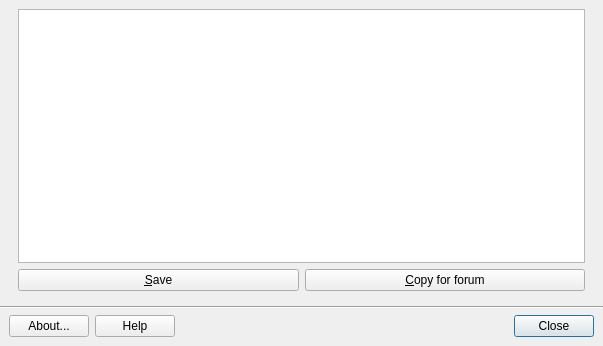
<?xml version="1.0" encoding="UTF-8"?>
<ui version="4.0">
 <class>MainWindow</class>
 <widget class="QDialog" name="MainWindow">
  <property name="geometry">
   <rect>
    <x>0</x>
    <y>0</y>
    <width>603</width>
    <height>346</height>
   </rect>
  </property>
  <property name="sizePolicy">
   <sizepolicy hsizetype="MinimumExpanding" vsizetype="MinimumExpanding">
    <horstretch>0</horstretch>
    <verstretch>0</verstretch>
   </sizepolicy>
  </property>
  <property name="minimumSize">
   <size>
    <width>0</width>
    <height>0</height>
   </size>
  </property>
  <property name="baseSize">
   <size>
    <width>800</width>
    <height>500</height>
   </size>
  </property>
  <property name="windowTitle">
   <string>MX Welcome</string>
  </property>
  <property name="windowIcon">
   <iconset theme="mx-qsi">
    <normaloff>.</normaloff>.</iconset>
  </property>
  <property name="sizeGripEnabled">
   <bool>false</bool>
  </property>
  <property name="modal">
   <bool>false</bool>
  </property>
  <layout class="QGridLayout" name="gridLayout_4">
   <property name="leftMargin">
    <number>0</number>
   </property>
   <property name="topMargin">
    <number>0</number>
   </property>
   <property name="rightMargin">
    <number>0</number>
   </property>
   <property name="bottomMargin">
    <number>0</number>
   </property>
   <item row="0" column="0" colspan="2">
    <layout class="QGridLayout" name="gridLayout_2">
     <property name="leftMargin">
      <number>9</number>
     </property>
     <property name="rightMargin">
      <number>9</number>
     </property>
     <item row="0" column="0" colspan="2">
      <widget class="QWidget" name="widget" native="true">
       <property name="sizePolicy">
        <sizepolicy hsizetype="Preferred" vsizetype="Preferred">
         <horstretch>0</horstretch>
         <verstretch>0</verstretch>
        </sizepolicy>
       </property>
       <property name="minimumSize">
        <size>
         <width>0</width>
         <height>0</height>
        </size>
       </property>
       <property name="baseSize">
        <size>
         <width>800</width>
         <height>500</height>
        </size>
       </property>
       <property name="styleSheet">
        <string notr="true">QTabBar::tab { height: 30px; width: 326px; } </string>
       </property>
       <layout class="QGridLayout" name="gridLayout_3">
        <item row="0" column="0">
         <layout class="QGridLayout" name="gridLayout">
          <item row="1" column="1">
           <widget class="QPushButton" name="ButtonCopy">
            <property name="text">
             <string>&amp;Copy for forum</string>
            </property>
            <property name="icon">
             <iconset theme="edit-copy">
              <normaloff>.</normaloff>.</iconset>
            </property>
            <property name="shortcut">
             <string>C</string>
            </property>
            <property name="default">
             <bool>true</bool>
            </property>
           </widget>
          </item>
          <item row="1" column="0">
           <widget class="QPushButton" name="pushSave">
            <property name="text">
             <string>&amp;Save</string>
            </property>
            <property name="icon">
             <iconset theme="document-save">
              <normaloff>.</normaloff>.</iconset>
            </property>
           </widget>
          </item>
          <item row="0" column="0" colspan="2">
           <widget class="QPlainTextEdit" name="textSysInfo">
            <property name="sizePolicy">
             <sizepolicy hsizetype="Preferred" vsizetype="MinimumExpanding">
              <horstretch>0</horstretch>
              <verstretch>0</verstretch>
             </sizepolicy>
            </property>
            <property name="minimumSize">
             <size>
              <width>0</width>
              <height>0</height>
             </size>
            </property>
            <property name="maximumSize">
             <size>
              <width>16777215</width>
              <height>16777215</height>
             </size>
            </property>
            <property name="baseSize">
             <size>
              <width>800</width>
              <height>500</height>
             </size>
            </property>
            <property name="font">
             <font>
              <family>Monospace</family>
             </font>
            </property>
            <property name="contextMenuPolicy">
             <enum>Qt::DefaultContextMenu</enum>
            </property>
           </widget>
          </item>
         </layout>
        </item>
       </layout>
      </widget>
     </item>
    </layout>
   </item>
   <item row="4" column="0" colspan="2">
    <layout class="QGridLayout" name="buttonBar">
     <property name="leftMargin">
      <number>9</number>
     </property>
     <property name="rightMargin">
      <number>9</number>
     </property>
     <property name="bottomMargin">
      <number>9</number>
     </property>
     <item row="0" column="2">
      <spacer name="horizontalSpacer1">
       <property name="orientation">
        <enum>Qt::Horizontal</enum>
       </property>
       <property name="sizeType">
        <enum>QSizePolicy::Expanding</enum>
       </property>
       <property name="sizeHint" stdset="0">
        <size>
         <width>183</width>
         <height>20</height>
        </size>
       </property>
      </spacer>
     </item>
     <item row="0" column="6">
      <spacer name="horizontalSpacer2">
       <property name="orientation">
        <enum>Qt::Horizontal</enum>
       </property>
       <property name="sizeType">
        <enum>QSizePolicy::Expanding</enum>
       </property>
       <property name="sizeHint" stdset="0">
        <size>
         <width>100</width>
         <height>20</height>
        </size>
       </property>
      </spacer>
     </item>
     <item row="0" column="4">
      <widget class="QLabel" name="labelMX">
       <property name="maximumSize">
        <size>
         <width>32</width>
         <height>32</height>
        </size>
       </property>
       <property name="midLineWidth">
        <number>0</number>
       </property>
       <property name="text">
        <string/>
       </property>
       <property name="pixmap">
        <pixmap>:/icons/logo.png</pixmap>
       </property>
       <property name="scaledContents">
        <bool>true</bool>
       </property>
      </widget>
     </item>
     <item row="0" column="9">
      <widget class="QPushButton" name="buttonCancel">
       <property name="sizePolicy">
        <sizepolicy hsizetype="Minimum" vsizetype="Preferred">
         <horstretch>0</horstretch>
         <verstretch>0</verstretch>
        </sizepolicy>
       </property>
       <property name="focusPolicy">
        <enum>Qt::NoFocus</enum>
       </property>
       <property name="toolTip">
        <string>Quit application</string>
       </property>
       <property name="text">
        <string>Close</string>
       </property>
       <property name="icon">
        <iconset theme="window-close">
         <normaloff>.</normaloff>.</iconset>
       </property>
       <property name="shortcut">
        <string>Alt+N</string>
       </property>
       <property name="autoDefault">
        <bool>true</bool>
       </property>
       <property name="default">
        <bool>true</bool>
       </property>
      </widget>
     </item>
     <item row="0" column="0">
      <widget class="QPushButton" name="buttonAbout">
       <property name="sizePolicy">
        <sizepolicy hsizetype="Minimum" vsizetype="Preferred">
         <horstretch>0</horstretch>
         <verstretch>0</verstretch>
        </sizepolicy>
       </property>
       <property name="focusPolicy">
        <enum>Qt::NoFocus</enum>
       </property>
       <property name="toolTip">
        <string>About this application</string>
       </property>
       <property name="text">
        <string>About...</string>
       </property>
       <property name="icon">
        <iconset theme="help-about">
         <normaloff>.</normaloff>.</iconset>
       </property>
       <property name="shortcut">
        <string>Alt+B</string>
       </property>
       <property name="autoDefault">
        <bool>true</bool>
       </property>
       <property name="default">
        <bool>false</bool>
       </property>
      </widget>
     </item>
     <item row="0" column="1">
      <widget class="QPushButton" name="ButtonHelp">
       <property name="sizePolicy">
        <sizepolicy hsizetype="Minimum" vsizetype="Preferred">
         <horstretch>0</horstretch>
         <verstretch>0</verstretch>
        </sizepolicy>
       </property>
       <property name="text">
        <string>Help</string>
       </property>
       <property name="icon">
        <iconset theme="help-contents">
         <normaloff>.</normaloff>.</iconset>
       </property>
      </widget>
     </item>
    </layout>
   </item>
   <item row="1" column="0" colspan="2">
    <widget class="Line" name="line_2">
     <property name="orientation">
      <enum>Qt::Horizontal</enum>
     </property>
    </widget>
   </item>
  </layout>
 </widget>
 <resources/>
 <connections>
  <connection>
   <sender>buttonCancel</sender>
   <signal>pressed()</signal>
   <receiver>MainWindow</receiver>
   <slot>close()</slot>
   <hints>
    <hint type="sourcelabel">
     <x>663</x>
     <y>458</y>
    </hint>
    <hint type="destinationlabel">
     <x>388</x>
     <y>272</y>
    </hint>
   </hints>
  </connection>
 </connections>
</ui>
